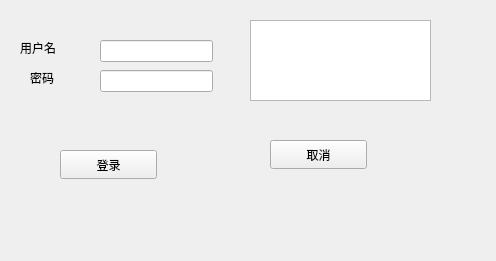
<?xml version="1.0" encoding="UTF-8"?>
<ui version="4.0">
 <class>Form</class>
 <widget class="QWidget" name="Form">
  <property name="geometry">
   <rect>
    <x>0</x>
    <y>0</y>
    <width>496</width>
    <height>261</height>
   </rect>
  </property>
  <property name="windowTitle">
   <string>Form</string>
  </property>
  <widget class="QLabel" name="label">
   <property name="geometry">
    <rect>
     <x>20</x>
     <y>40</y>
     <width>72</width>
     <height>16</height>
    </rect>
   </property>
   <property name="text">
    <string>用户名</string>
   </property>
  </widget>
  <widget class="QLabel" name="label_2">
   <property name="geometry">
    <rect>
     <x>30</x>
     <y>70</y>
     <width>72</width>
     <height>16</height>
    </rect>
   </property>
   <property name="text">
    <string>密码</string>
   </property>
  </widget>
  <widget class="QTextEdit" name="user_textBrower">
   <property name="geometry">
    <rect>
     <x>250</x>
     <y>20</y>
     <width>181</width>
     <height>81</height>
    </rect>
   </property>
  </widget>
  <widget class="QLineEdit" name="user_lineEdit">
   <property name="geometry">
    <rect>
     <x>100</x>
     <y>40</y>
     <width>113</width>
     <height>22</height>
    </rect>
   </property>
  </widget>
  <widget class="QLineEdit" name="pwd_lineEdit">
   <property name="geometry">
    <rect>
     <x>100</x>
     <y>70</y>
     <width>113</width>
     <height>22</height>
    </rect>
   </property>
  </widget>
  <widget class="QPushButton" name="login_Button">
   <property name="geometry">
    <rect>
     <x>60</x>
     <y>150</y>
     <width>97</width>
     <height>29</height>
    </rect>
   </property>
   <property name="text">
    <string>登录</string>
   </property>
  </widget>
  <widget class="QPushButton" name="cancle_Button">
   <property name="geometry">
    <rect>
     <x>270</x>
     <y>140</y>
     <width>97</width>
     <height>29</height>
    </rect>
   </property>
   <property name="text">
    <string>取消</string>
   </property>
  </widget>
 </widget>
 <resources/>
 <connections/>
</ui>
